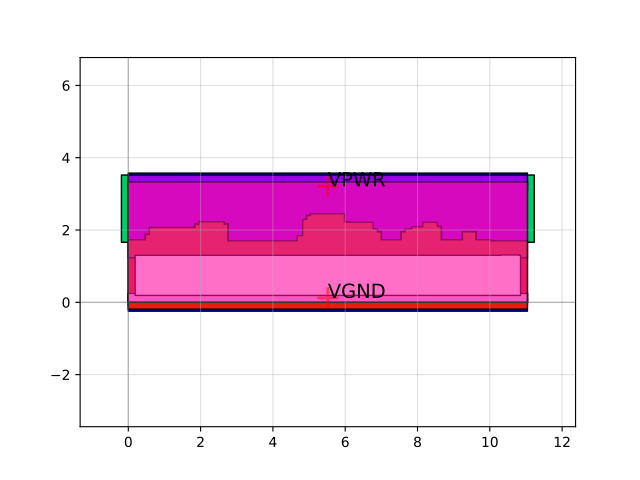

This figure's Python source:
import sky130

c = sky130.components.sky130_fd_sc_hs__sdfxtp_1()
c.plot()
